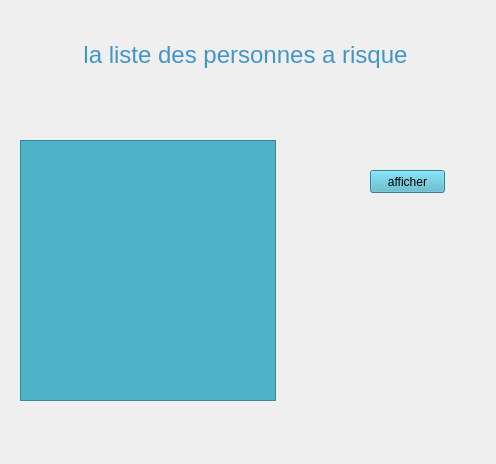
<?xml version="1.0" encoding="UTF-8"?>
<ui version="4.0">
 <class>w5</class>
 <widget class="QWidget" name="w5">
  <property name="geometry">
   <rect>
    <x>0</x>
    <y>0</y>
    <width>496</width>
    <height>464</height>
   </rect>
  </property>
  <property name="windowTitle">
   <string>Form</string>
  </property>
  <widget class="QLabel" name="label">
   <property name="geometry">
    <rect>
     <x>60</x>
     <y>30</y>
     <width>371</width>
     <height>51</height>
    </rect>
   </property>
   <property name="text">
    <string>&lt;html&gt;&lt;head/&gt;&lt;body&gt;&lt;p align=&quot;center&quot;&gt;&lt;span style=&quot; font-size:18pt; color:#4395c8;&quot;&gt;la liste des personnes a risque&lt;/span&gt;&lt;/p&gt;&lt;/body&gt;&lt;/html&gt;</string>
   </property>
  </widget>
  <widget class="QPushButton" name="affiche">
   <property name="geometry">
    <rect>
     <x>370</x>
     <y>170</y>
     <width>75</width>
     <height>23</height>
    </rect>
   </property>
   <property name="styleSheet">
    <string notr="true">background-color: rgb(77, 179, 200);</string>
   </property>
   <property name="text">
    <string>afficher</string>
   </property>
  </widget>
  <widget class="QTableWidget" name="tab">
   <property name="geometry">
    <rect>
     <x>20</x>
     <y>140</y>
     <width>256</width>
     <height>261</height>
    </rect>
   </property>
   <property name="styleSheet">
    <string notr="true">background-color: rgb(77, 179, 200);</string>
   </property>
  </widget>
 </widget>
 <resources/>
 <connections/>
</ui>
